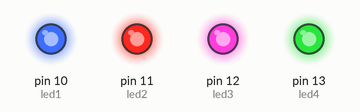
The sketch below on a simulated Arduino Uno, built with avr-gcc and run on an emulated ATmega328P. On the bench: output pins drawn as LEDs (lit = HIGH).

Above: at 0.5 s.
At 1.5 s:
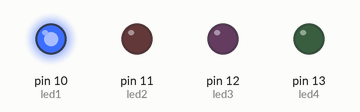
At 2.5 s:
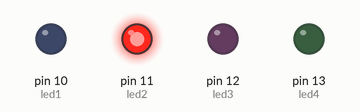
At 3.5 s:
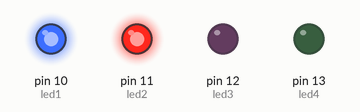
At 4.5 s:
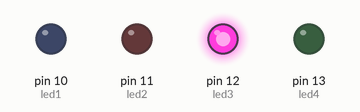
At 5.5 s:
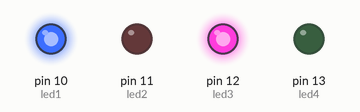
Timing chart, 0 to 7.8 s (numbered marks = the images above):
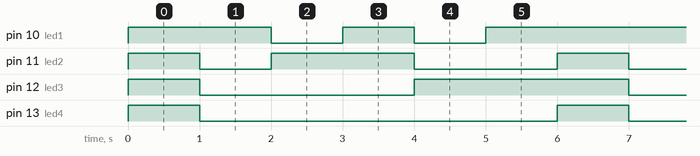

The sketch:

sketch.ino
```cpp
int led1 = 10;
int led2 = 11;
int led3 = 12;
int led4 = 13;
void setup() {
  // put your setup code here, to run once:
  pinMode(led1, OUTPUT);
  pinMode(led2, OUTPUT);
  pinMode(led3, OUTPUT);
  pinMode(led4, OUTPUT);

}

void loop() {
   digitalWrite(led1, HIGH);
  digitalWrite(led2, HIGH);
  digitalWrite(led3, HIGH);
  digitalWrite(led4, HIGH);
  delay(1000);

  digitalWrite(led4, LOW);
  digitalWrite(led3, LOW);
  digitalWrite(led2, LOW);
  digitalWrite(led1, HIGH);
  delay(1000);

  digitalWrite(led4, LOW);
  digitalWrite(led3, LOW);
  digitalWrite(led2, HIGH);
  digitalWrite(led1, LOW);
  delay(1000);

  digitalWrite(led4, LOW);
  digitalWrite(led3, LOW);
  digitalWrite(led2, HIGH);
  digitalWrite(led1, HIGH);
  delay(1000);

   digitalWrite(led4, LOW);
  digitalWrite(led3, HIGH);
  digitalWrite(led2, LOW);
  digitalWrite(led1, LOW);
  delay(1000);

  digitalWrite(led4, LOW);
  digitalWrite(led3, HIGH);
  digitalWrite(led2, LOW);
  digitalWrite(led1, HIGH);
  delay(1000);

}
```

Measured:
- by itself, pin 10 (led1): repeats every 6.0 s: LOW 1.0 s, HIGH 1.0 s, LOW 1.0 s, HIGH 3.0 s
- by itself, pin 11 (led2): repeats every 6.0 s: LOW 1.0 s, HIGH 2.0 s, LOW 2.0 s, HIGH 1.0 s
- by itself, pin 12 (led3): repeats every 6.0 s: LOW 3.0 s, HIGH 3.0 s
- by itself, pin 13 (led4): alternates HIGH for 1.0 s and LOW for 5.0 s
